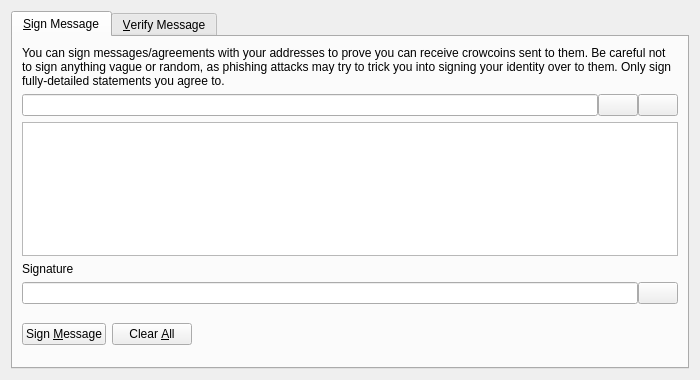
<?xml version="1.0" encoding="UTF-8"?>
<ui version="4.0">
 <class>SignVerifyMessageDialog</class>
 <widget class="QDialog" name="SignVerifyMessageDialog">
  <property name="geometry">
   <rect>
    <x>0</x>
    <y>0</y>
    <width>700</width>
    <height>380</height>
   </rect>
  </property>
  <property name="windowTitle">
   <string>Signatures - Sign / Verify a Message</string>
  </property>
  <property name="modal">
   <bool>true</bool>
  </property>
  <layout class="QVBoxLayout" name="verticalLayout">
   <item>
    <widget class="QTabWidget" name="tabWidget">
     <property name="currentIndex">
      <number>0</number>
     </property>
     <widget class="QWidget" name="tabSignMessage">
      <attribute name="title">
       <string>&amp;Sign Message</string>
      </attribute>
      <layout class="QVBoxLayout" name="verticalLayout_SM">
       <item>
        <widget class="QLabel" name="infoLabel_SM">
         <property name="text">
          <string>You can sign messages/agreements with your addresses to prove you can receive crowcoins sent to them. Be careful not to sign anything vague or random, as phishing attacks may try to trick you into signing your identity over to them. Only sign fully-detailed statements you agree to.</string>
         </property>
         <property name="textFormat">
          <enum>Qt::PlainText</enum>
         </property>
         <property name="wordWrap">
          <bool>true</bool>
         </property>
        </widget>
       </item>
       <item>
        <layout class="QHBoxLayout" name="horizontalLayout_1_SM">
         <property name="spacing">
          <number>0</number>
         </property>
         <item>
          <widget class="QValidatedLineEdit" name="addressIn_SM">
           <property name="toolTip">
            <string>The Litecoin address to sign the message with</string>
           </property>
          </widget>
         </item>
         <item>
          <widget class="QPushButton" name="addressBookButton_SM">
           <property name="toolTip">
            <string>Choose previously used address</string>
           </property>
           <property name="text">
            <string/>
           </property>
           <property name="icon">
            <iconset resource="../bitcoin.qrc">
             <normaloff>:/icons/address-book</normaloff>:/icons/address-book</iconset>
           </property>
           <property name="shortcut">
            <string>Alt+A</string>
           </property>
           <property name="autoDefault">
            <bool>false</bool>
           </property>
          </widget>
         </item>
         <item>
          <widget class="QPushButton" name="pasteButton_SM">
           <property name="toolTip">
            <string>Paste address from clipboard</string>
           </property>
           <property name="text">
            <string/>
           </property>
           <property name="icon">
            <iconset resource="../bitcoin.qrc">
             <normaloff>:/icons/editpaste</normaloff>:/icons/editpaste</iconset>
           </property>
           <property name="shortcut">
            <string>Alt+P</string>
           </property>
           <property name="autoDefault">
            <bool>false</bool>
           </property>
          </widget>
         </item>
        </layout>
       </item>
       <item>
        <widget class="QPlainTextEdit" name="messageIn_SM">
         <property name="toolTip">
          <string>Enter the message you want to sign here</string>
         </property>
        </widget>
       </item>
       <item>
        <widget class="QLabel" name="signatureLabel_SM">
         <property name="text">
          <string>Signature</string>
         </property>
         <property name="textFormat">
          <enum>Qt::PlainText</enum>
         </property>
        </widget>
       </item>
       <item>
        <layout class="QHBoxLayout" name="horizontalLayout_2_SM">
         <property name="spacing">
          <number>0</number>
         </property>
         <item>
          <widget class="QLineEdit" name="signatureOut_SM">
           <property name="font">
            <font>
             <italic>true</italic>
            </font>
           </property>
           <property name="readOnly">
            <bool>true</bool>
           </property>
          </widget>
         </item>
         <item>
          <widget class="QPushButton" name="copySignatureButton_SM">
           <property name="toolTip">
            <string>Copy the current signature to the system clipboard</string>
           </property>
           <property name="text">
            <string/>
           </property>
           <property name="icon">
            <iconset resource="../bitcoin.qrc">
             <normaloff>:/icons/editcopy</normaloff>:/icons/editcopy</iconset>
           </property>
           <property name="autoDefault">
            <bool>false</bool>
           </property>
          </widget>
         </item>
        </layout>
       </item>
       <item>
        <layout class="QHBoxLayout" name="horizontalLayout_3_SM">
         <item>
          <widget class="QPushButton" name="signMessageButton_SM">
           <property name="toolTip">
            <string>Sign the message to prove you own this Litecoin address</string>
           </property>
           <property name="text">
            <string>Sign &amp;Message</string>
           </property>
           <property name="icon">
            <iconset resource="../bitcoin.qrc">
             <normaloff>:/icons/edit</normaloff>:/icons/edit</iconset>
           </property>
           <property name="autoDefault">
            <bool>false</bool>
           </property>
          </widget>
         </item>
         <item>
          <widget class="QPushButton" name="clearButton_SM">
           <property name="toolTip">
            <string>Reset all sign message fields</string>
           </property>
           <property name="text">
            <string>Clear &amp;All</string>
           </property>
           <property name="icon">
            <iconset resource="../bitcoin.qrc">
             <normaloff>:/icons/remove</normaloff>:/icons/remove</iconset>
           </property>
           <property name="autoDefault">
            <bool>false</bool>
           </property>
          </widget>
         </item>
         <item>
          <spacer name="horizontalSpacer_1_SM">
           <property name="orientation">
            <enum>Qt::Horizontal</enum>
           </property>
           <property name="sizeHint" stdset="0">
            <size>
             <width>40</width>
             <height>48</height>
            </size>
           </property>
          </spacer>
         </item>
         <item>
          <widget class="QLabel" name="statusLabel_SM">
           <property name="font">
            <font>
             <weight>75</weight>
             <bold>true</bold>
            </font>
           </property>
           <property name="text">
            <string/>
           </property>
           <property name="wordWrap">
            <bool>true</bool>
           </property>
          </widget>
         </item>
         <item>
          <spacer name="horizontalSpacer_2_SM">
           <property name="orientation">
            <enum>Qt::Horizontal</enum>
           </property>
           <property name="sizeHint" stdset="0">
            <size>
             <width>40</width>
             <height>48</height>
            </size>
           </property>
          </spacer>
         </item>
        </layout>
       </item>
      </layout>
     </widget>
     <widget class="QWidget" name="tabVerifyMessage">
      <attribute name="title">
       <string>&amp;Verify Message</string>
      </attribute>
      <layout class="QVBoxLayout" name="verticalLayout_VM">
       <item>
        <widget class="QLabel" name="infoLabel_VM">
         <property name="text">
          <string>Enter the receiver's address, message (ensure you copy line breaks, spaces, tabs, etc. exactly) and signature below to verify the message. Be careful not to read more into the signature than what is in the signed message itself, to avoid being tricked by a man-in-the-middle attack. Note that this only proves the signing party receives with the address, it cannot prove sendership of any transaction!</string>
         </property>
         <property name="textFormat">
          <enum>Qt::PlainText</enum>
         </property>
         <property name="alignment">
          <set>Qt::AlignLeading|Qt::AlignLeft|Qt::AlignTop</set>
         </property>
         <property name="wordWrap">
          <bool>true</bool>
         </property>
        </widget>
       </item>
       <item>
        <layout class="QHBoxLayout" name="horizontalLayout_1_VM">
         <property name="spacing">
          <number>0</number>
         </property>
         <item>
          <widget class="QValidatedLineEdit" name="addressIn_VM">
           <property name="toolTip">
            <string>The Litecoin address the message was signed with</string>
           </property>
          </widget>
         </item>
         <item>
          <widget class="QPushButton" name="addressBookButton_VM">
           <property name="toolTip">
            <string>Choose previously used address</string>
           </property>
           <property name="text">
            <string/>
           </property>
           <property name="icon">
            <iconset resource="../bitcoin.qrc">
             <normaloff>:/icons/address-book</normaloff>:/icons/address-book</iconset>
           </property>
           <property name="shortcut">
            <string>Alt+A</string>
           </property>
           <property name="autoDefault">
            <bool>false</bool>
           </property>
          </widget>
         </item>
        </layout>
       </item>
       <item>
        <widget class="QPlainTextEdit" name="messageIn_VM"/>
       </item>
       <item>
        <widget class="QValidatedLineEdit" name="signatureIn_VM"/>
       </item>
       <item>
        <layout class="QHBoxLayout" name="horizontalLayout_2_VM">
         <item>
          <widget class="QPushButton" name="verifyMessageButton_VM">
           <property name="toolTip">
            <string>Verify the message to ensure it was signed with the specified Litecoin address</string>
           </property>
           <property name="text">
            <string>Verify &amp;Message</string>
           </property>
           <property name="icon">
            <iconset resource="../bitcoin.qrc">
             <normaloff>:/icons/transaction_0</normaloff>:/icons/transaction_0</iconset>
           </property>
           <property name="autoDefault">
            <bool>false</bool>
           </property>
          </widget>
         </item>
         <item>
          <widget class="QPushButton" name="clearButton_VM">
           <property name="toolTip">
            <string>Reset all verify message fields</string>
           </property>
           <property name="text">
            <string>Clear &amp;All</string>
           </property>
           <property name="icon">
            <iconset resource="../bitcoin.qrc">
             <normaloff>:/icons/remove</normaloff>:/icons/remove</iconset>
           </property>
           <property name="autoDefault">
            <bool>false</bool>
           </property>
          </widget>
         </item>
         <item>
          <spacer name="horizontalSpacer_1_VM">
           <property name="orientation">
            <enum>Qt::Horizontal</enum>
           </property>
           <property name="sizeHint" stdset="0">
            <size>
             <width>40</width>
             <height>48</height>
            </size>
           </property>
          </spacer>
         </item>
         <item>
          <widget class="QLabel" name="statusLabel_VM">
           <property name="font">
            <font>
             <weight>75</weight>
             <bold>true</bold>
            </font>
           </property>
           <property name="text">
            <string/>
           </property>
           <property name="wordWrap">
            <bool>true</bool>
           </property>
          </widget>
         </item>
         <item>
          <spacer name="horizontalSpacer_2_VM">
           <property name="orientation">
            <enum>Qt::Horizontal</enum>
           </property>
           <property name="sizeHint" stdset="0">
            <size>
             <width>40</width>
             <height>48</height>
            </size>
           </property>
          </spacer>
         </item>
        </layout>
       </item>
      </layout>
     </widget>
    </widget>
   </item>
  </layout>
 </widget>
 <customwidgets>
  <customwidget>
   <class>QValidatedLineEdit</class>
   <extends>QLineEdit</extends>
   <header>qvalidatedlineedit.h</header>
  </customwidget>
 </customwidgets>
 <resources>
  <include location="../bitcoin.qrc"/>
 </resources>
 <connections/>
</ui>
